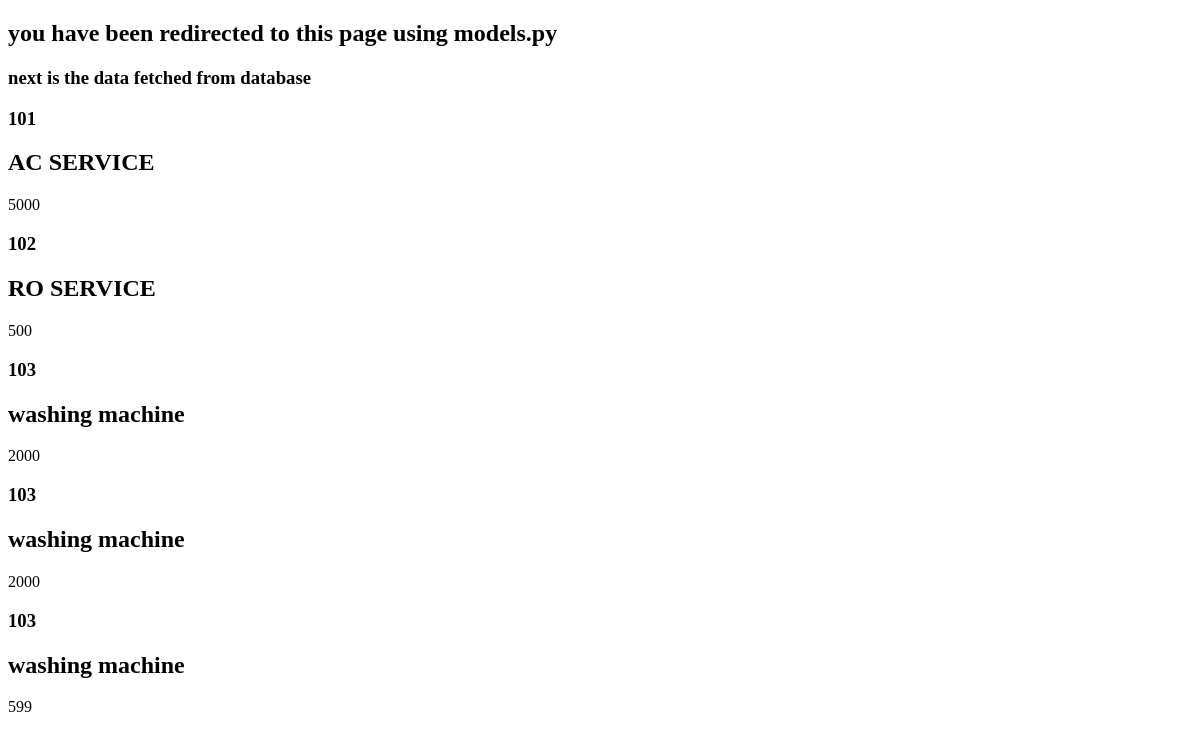
/show/, run on an earlier commit of the app's database.
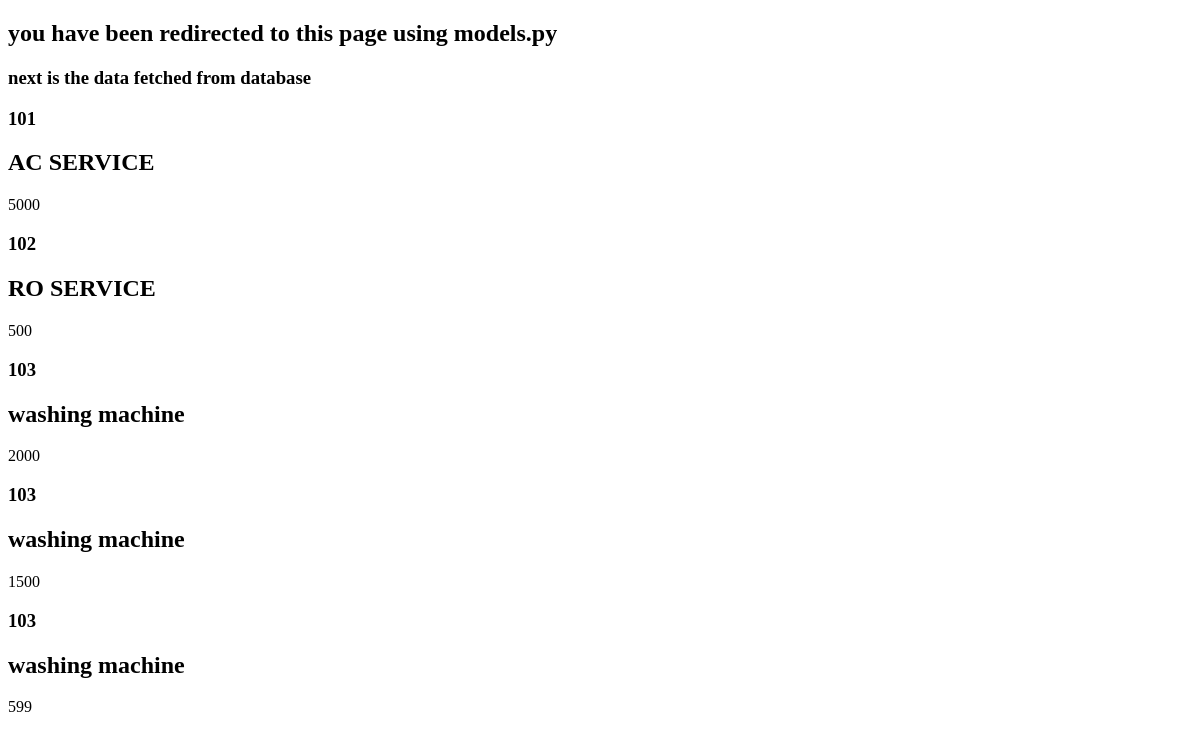
And on a later commit of the database.
### service/models.py (models this page shows)
class service (models.Model):
    service_ID=models.CharField(max_length=50)
    service_Title=models.CharField(max_length=50)
    service_Desc=models.TextField()

### dhiraj/views.py (the view)
# urls.py: path('show/',views.load),
def load(request):
    serviceData = service.objects.all()
    '''
    for a in serviceData:
        print(a.service_ID)
        print(a.service_Title)
        print(a.service_Desc)
    print(service1)
    '''
    return render(request, 'load.html', {'service': serviceData})

### Templates/load.html (shortened to what this page needs)
<!DOCTYPE html>
<html lang="en">
<head>
</head>
<body>
    <h2>you have been redirected to this page using models.py</h2>
    <h3>next is the data fetched from database</h3>
    {% for i in service %}
    <div>
        <h3>{{i.service_ID}}</h3>
        <h2>{{i.service_Title}}</h2>
        <p>{{i.service_Desc}}</p>
    </div>
    {% endfor %}
</body>
</html>

What changed in the data, as far as the page shows it:
changed service (number 4 of 5 on the later page): service_Desc "2000" → "1500"
